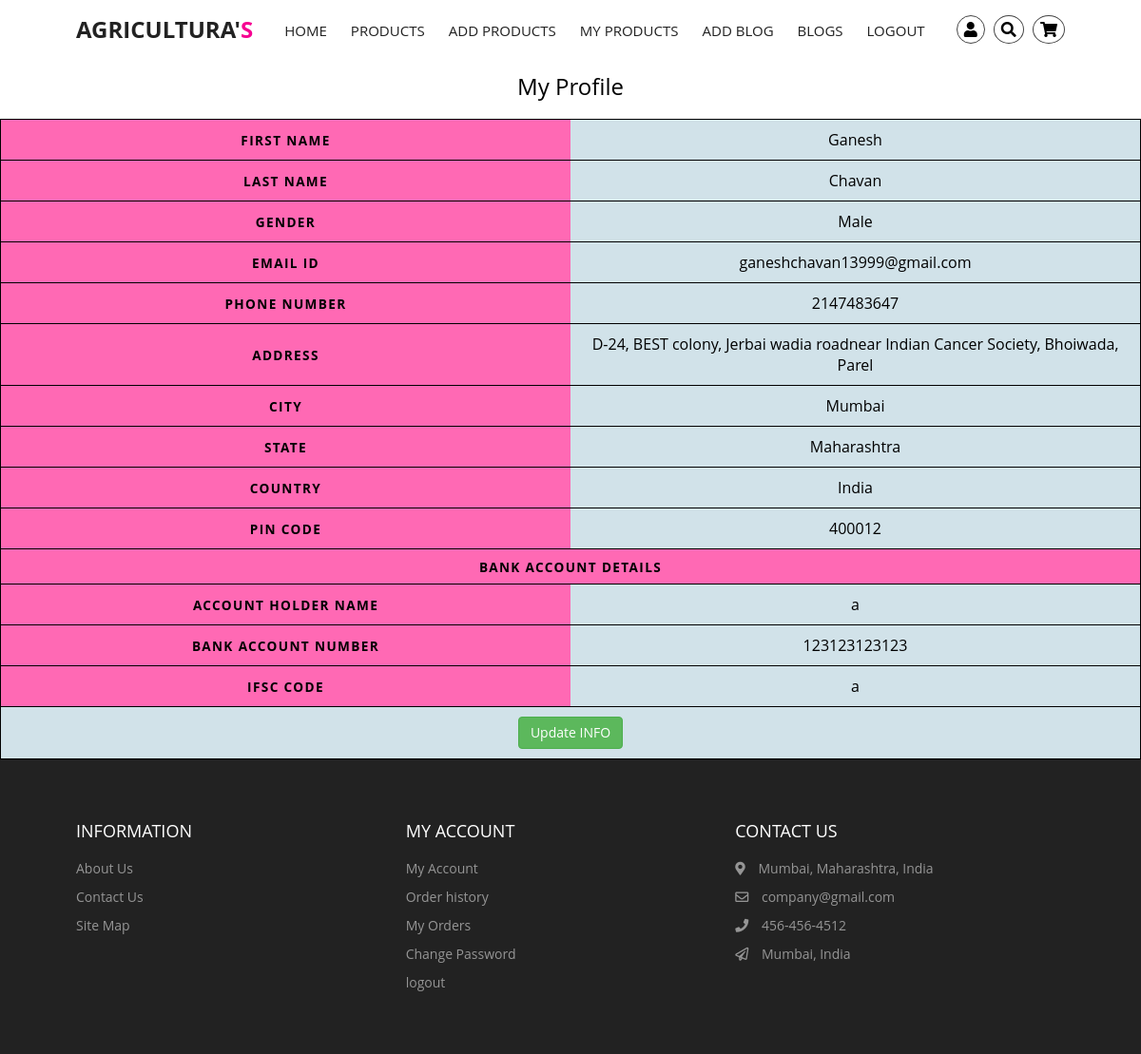
Page /farmer/myprofile.php (signed in) on the committed database.
### tables this page shows
CREATE TABLE `farmer` (
  `id` int(20) NOT NULL,
  `email` varchar(40) NOT NULL,
  `fname` varchar(20) NOT NULL,
  `lname` varchar(20) NOT NULL,
  `gender` varchar(10) NOT NULL,
  `phone` int(11) NOT NULL,
  `address` varchar(100) NOT NULL,
  `city` varchar(30) NOT NULL,
  `state` varchar(30) NOT NULL,
  `country` varchar(10) NOT NULL,
  `pin` varchar(7) NOT NULL,
  `acnum` varchar(20) NOT NULL,
  `acname` varchar(20) NOT NULL,
  `ifsc` varchar(20) NOT NULL,
  `pass` varchar(120) NOT NULL
);

### farmer/myprofile.php (the view, shortened to what this page needs)
<?php
include('../includes/dbconnection.php');
if (strlen($_SESSION['cmsaid']==0)) {
  header('location: ../includes/logout.php');
  } else{
  ?>
<html lang="en">
<head>
    <link rel="stylesheet" href="https://cdnjs.cloudflare.com/ajax/libs/font-awesome/4.7.0/css/font-awesome.min.css">
    <link rel="stylesheet" href="https://cdnjs.cloudflare.com/ajax/libs/font-awesome/5.15.1/css/all.min.css" />
    <link href="./css/styles.css" rel="stylesheet"/>
    <link href="../css/table.css" rel="stylesheet">
</head>
<body >
<?php include_once('./include/header.php');?>
<table style="background-color: var(--grey-alt);">
  <caption> My Profile </caption>
  <?php
  $ret=mysqli_query($con,"SELECT * FROM farmer  WHERE id=".$_SESSION['cmsaid']);
  $num=mysqli_num_rows($ret);
  if($num >0){
  while ($row=mysqli_fetch_array($ret)) {
  ?>
  <tr>
        <th> First Name</th>
        <td><?php echo $row["fname"];?> </td>
  </tr>
  <tr>
        <th> Last Name</th>
        <td><?php echo $row["lname"];?> </td>
  </tr>
  <tr>
        <th> Gender</th>
        <td> <?php echo $row["gender"];?></td>
  </tr>
  <tr>
        <th> Email ID</th>
        <td><?php echo $row["email"];?> </td>
  </tr>
  <tr>
        <th> Phone Number</th>
        <td><?php echo $row["phone"];?> </td>
  </tr>
  <tr>
        <th> Address</th>
        <td><?php echo $row["address"];?> </td>
  </tr>
  <tr>
        <th> City</th>
        <td><?php echo $row["city"];?> </td>
  </tr>
  <tr>
        <th> State</th>
        <td><?php echo $row["state"];?> </td>
  </tr>
  <tr>
        <th> Country</th>
        <td><?php echo $row["country"];?> </td>
  </tr>
  <tr>
        <th> Pin Code</th>
        <td><?php echo $row["pin"];?> </td>
  </tr>
  <tr>
        <th colspan=2> Bank Account Details</th>
  </tr>
  <tr>
        <th> Account Holder Name</th>
        <td><?php echo $row["acname"];?> </td>
  </tr>
  <tr>
        <th> Bank ACcount NUmber</th>
        <td><?php echo $row["acnum"];?> </td>
  </tr>
  <tr>
        <th> IFSC Code</th>
        <td><?php echo $row["ifsc"];?> </td>
  </tr>
  <tr>
        <td colspan=2><a class="btn-success btn" href="update.php">Update INFO </a> </td>
  </tr>
    <?php
}}
?>
</table>
<?php include_once('./include/footer.php');?>
</body>
</html>
<?php } ?>

### farmer/css/styles.css (style rules this page uses)
:root { --white: #fff; --black: #222; --pink: #f60091; --grey: #444; --grey2: #959595; --grey-alt: #d1e2e9; --yellow: #ffd800; --green: #59b210; }
*, *::after, *::before { margin: 0; padding: 0; box-sizing: inherit; }
html { scroll-behavior: smooth; box-sizing: border-box; font-size: 62.5%; }
body { position: relative; font-family: "Poppins", sans-serif; font-size: 1.6rem; font-weight: 400; color: var(--black); background-color: var(--white); z-index: -1; }
a { text-decoration: none; }

### css/table.css (style rules this page uses)
body { font-family: "Open Sans", sans-serif; line-height: 1.25; }
.btn-success { display: inline-block; margin-bottom: 0; font-weight: 400; text-align: center; white-space: nowrap; vertical-align: middle; -ms-touch-action: manipulation; touch-action: manipulation; cursor: pointer; background-image: none; border: 1px solid transparent; padding: 6px 12px; font-size: 14px; line-height: 1.42857143; border-radius: 4px; -webkit-user-select: none; -moz-user-select: none; -ms-user-select: none; user-select: none; color: #fff; background-color: #5cb85c; border-color: #4cae4c; }
table { color:black; background: transparent; border: none; border: 1px solid #ccc; border-collapse: collapse; margin: 0; padding: 0; width: 100%; table-layout: fixed; }
table caption { font-size: 1.5em; margin: .5em 0 .75em; }
table tr { border: 1px solid rgb(0, 0, 0); padding: .35em; }
table th, table td { padding: .625em; text-align: center; overflow-wrap: break-word; }
table th { background-color: hotpink; font-size: .85em; letter-spacing: .1em; text-transform: uppercase; }

### rows in the picture
farmer: fname "Ganesh", lname "Chavan", gender "Male", email "ganeshchavan13999@gmail.com", phone "2147483647", address "D-24, BEST colony, Jerbai wadia roadnear Indian Cancer Society, Bhoiwada, Parel", city "Mumbai", state "Maharashtra", country "India", pin "400012", acname "a", acnum "123123123123", ifsc "a"
